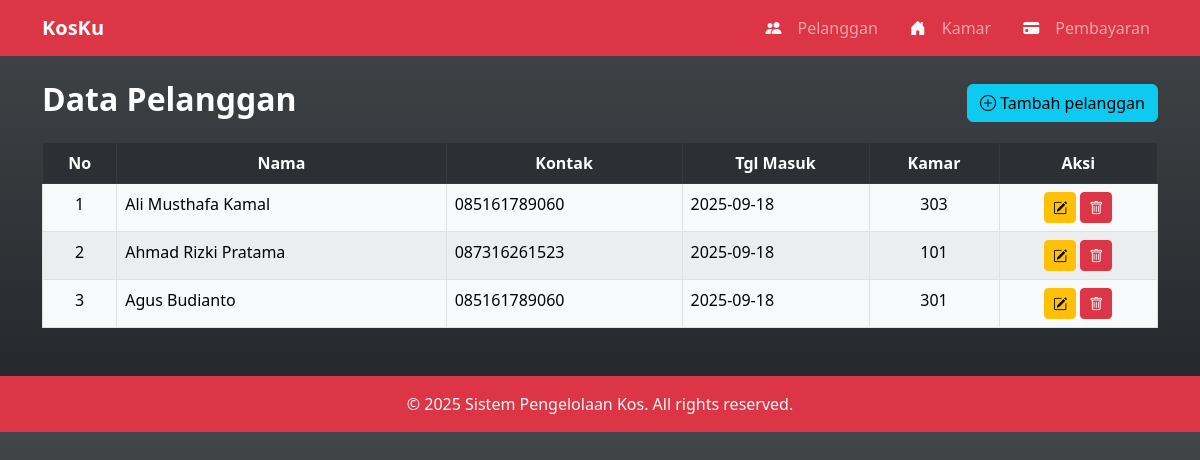
The page /penyewa.php on the database its author committed.
### tables this page shows
CREATE TABLE `penyewa` (
  `id_penyewa` int(11) NOT NULL,
  `nama` varchar(100) NOT NULL,
  `kontak` varchar(20) NOT NULL,
  `tgl_masuk` date NOT NULL,
  `id_kamar` int(11) DEFAULT NULL
);

CREATE TABLE `kamar` (
  `id_kamar` int(11) NOT NULL,
  `no_kamar` varchar(10) NOT NULL,
  `status` enum('kosong','terisi') DEFAULT 'kosong',
  `harga` decimal(10,2) NOT NULL
);

### penyewa.php (the view, shortened to what this page needs)
<?php include 'header.php'; ?>
<?php include 'config.php'; ?>
<div class="container mt-4">
    <div class="d-flex justify-content-between align-items-center mb-3">
        <h2 class="fw-bold text-white">Data Pelanggan</h2>
        <a href="add_penyewa.php" class="btn btn-info">
            <i class="bi bi-plus-circle"></i> Tambah pelanggan
        </a>
    </div>
    <table class="table table-bordered table-striped">
        <tr class="table-dark text-center">
            <th>No</th>
            <th>Nama</th>
            <th>Kontak</th>
            <th>Tgl Masuk</th>
            <th>Kamar</th>
            <th>Aksi</th>
        </tr>
        <?php
        $q = $koneksi->query("SELECT penyewa.*, kamar.no_kamar
                              FROM penyewa
                              LEFT JOIN kamar ON penyewa.id_kamar=kamar.id_kamar");
$no = 1;
while ($row = $q->fetch_assoc()) {
    echo "
            <tr class='table-light'>
              <td class='text-center'>{$no}</td>
              <td>{$row['nama']}</td>
              <td>{$row['kontak']}</td>
              <td>{$row['tgl_masuk']}</td>
              <td class='text-center'>{$row['no_kamar']}</td>
              <td class='text-center'>
                <a href='edit_penyewa.php?id={$row['id_penyewa']}' class='btn btn-warning btn-sm'>
                    <i class='bi bi-pencil-square'></i>
                </a>
                <button class='btn btn-danger btn-sm btn-delete'
                        data-id='{$row['id_penyewa']}'
                        data-nama='{$row['nama']}'
                        data-bs-toggle='modal'
                        data-bs-target='#deleteModal'>
                    <i class='bi bi-trash'></i>
                </button>
              </td>
            </tr>";
    $no++;
}
?>
    </table>
</div>
<?php include 'footer.php'; ?>

### rows shown on the page
penyewa: nama "Ali Musthafa Kamal", kontak "085161789060", tgl_masuk "2025-09-18", id_kamar.no_kamar "303"
penyewa: nama "Ahmad Rizki Pratama", kontak "087316261523", tgl_masuk "2025-09-18", id_kamar.no_kamar "101"
penyewa: nama "Agus Budianto", kontak "085161789060", tgl_masuk "2025-09-18", id_kamar.no_kamar "301"
